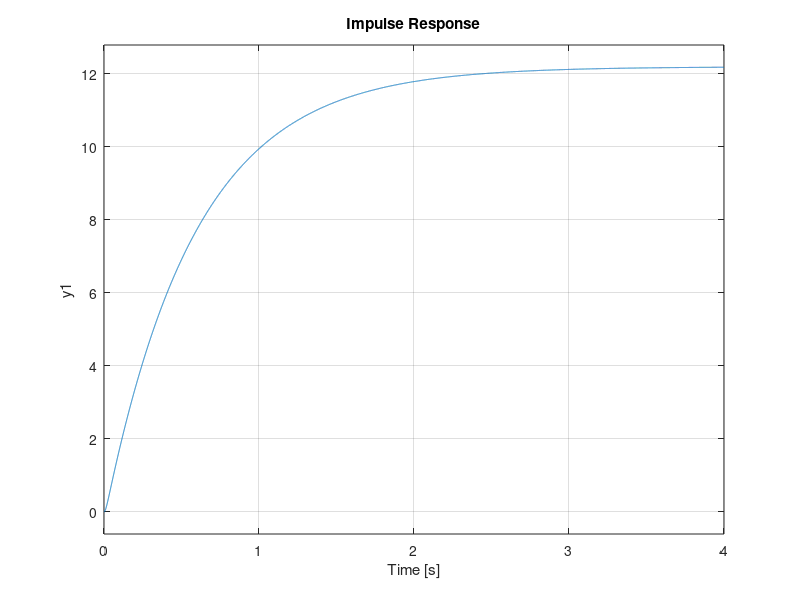
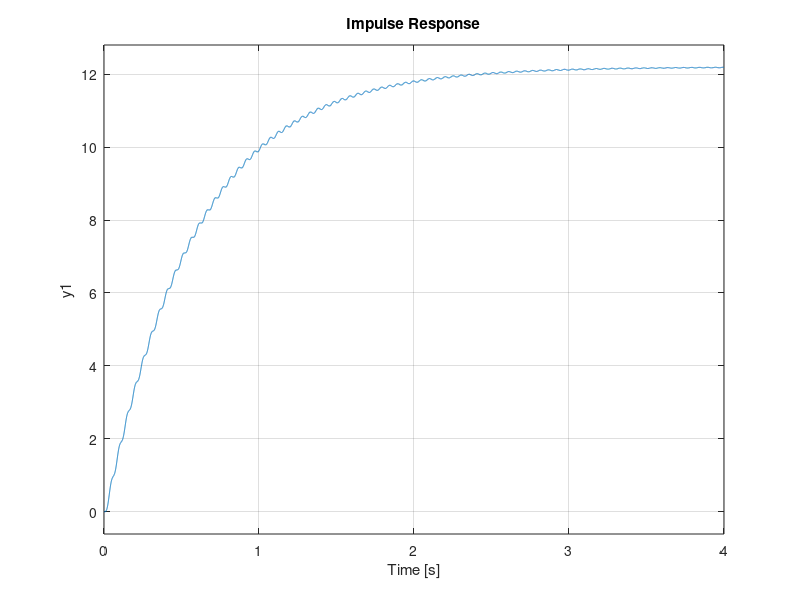

MATLAB code to generate these figures, in order: (Note: this script raises an error after producing the figures.)
%%
clc
clear all
close all
 
B_moteur = 0.01;
J_moteur = 0.02;
K_b = 0.5;
K_i = 0.5;
T = 0.01;
K = 100;
J_load = 1;
B_load = 1;
La = 0.008;
Ra = 8;
N = 0.1;
Kp = 0.318;
 
 
% x1 = tetaL, x2 = wL, x3 = ia, x4 = ea
% u = tetaD
A = [0 1 0 0;
     0 -((B_moteur/N) + N*B_load)/((J_moteur/N) + N*J_load) K_i/((J_moteur/N) + N*J_load) 0;
     0 -K_b/(La*N) -Ra/La 1/La;
     0 0 0 -1/T];
B = [0;
     0;
     0;
     (K/T)];
% y = tetaL
C = [1 0 0 0];
D = 0;
 
sys = ss(A, B, C, D);
 
H = tf(sys)
 
figure
impulse(H)
%% mou
Kl = 10000

A = [0                  1               0               0       0               0;
     -Kl/J_load         -B_load/J_load  0               0       N*Kl/J_load     0;
     0                  0               -Ra/La          1/La    0               -K_b/La;
     0                  0               0               -1/T    0               0;
     0                  0               0               0       0               1;
     N*Kl/(J_moteur)    0               K_i/J_moteur    0       -Kl*N^2/J_moteur    -B_moteur/J_moteur];
B = [0;
     0;
     0;
     (K/T);
     0;
     0];
% y = tetaL
C = [1 0 0 0 0 0];
D = 0;
 
sys = ss(A, B, C, D);
 
H = tf(sys)
 
figure
impulse(H)


%% separation en 4 x 1 ordre
[B,A] = tfdata(H,'v')
[r,p,k] = residue(B,A)
integrator = tf(1,[1 0])
 
 
h1 = tf(r(1),[1 -p(1)])
h2 = tf(r(2),[1 -p(2)])
h3 = tf(r(3),[1 -p(3)])
h4 = tf(r(4),[1 -p(4)])
G = h1*h2*h3*h4
dcG = dcgain(G/integrator)
dcH = dcgain(H/integrator)
GAIN = dcH/dcG
figure()
hold on
% impulse(h1)
% impulse(h2)
% impulse(h3)
% impulse(h4)
[b1,a1] = residue([r(1) r(3) r(4)],[p(1) p(3) p(4)],[]);
impulse(tf(b1,a1));
[b2,a2] = residue([r(3) r(4)], [p(3) p(4)],[]);
impulse(tf(b2,a2));
[b3,a3] = residue([r(4)], [p(4)],[]);
impulse(tf(b3,a3));
impulse(H);
impulse(G*GAIN);
legend('1','2','3','4','H','G')
 
%% reponse a la consigne
 
rep = Kp*H/(Kp*H + 1)
 
figure()
% impulse(rep)
step(rep)
 
 
%% identification du moteur
% x = [-diff(vitesse)./diff(t),tension(1:end-1)]
% rep = pinv(x)*vitesse(1:end-1)
% T_calc = rep(1)
% K_calc = rep(2)
% 
% h = tf(K_calc,[T_calc 1])
% step(h)
E = 8;
tm = 0.52;
Ia = 1.09;
 
ra = E/Ia;
ki = tm/Ia;
kb = ki;
 
syms jm bm;
eq1 = (ki/ra)/(bm + ki*kb/ra) == K_calc;
bm = double(solve(eq1))
eq2 = (jm)/(bm + ki*kb/ra) == T_calc;
jm = double(solve(eq2))
 
%% toute la fonction de transfert
 
G0 = tf(K/T,[1 1/T]);
G1 = tf(1,[La Ra]);
G2 = tf((K_i/((J_moteur/N) + N*J_load)),[1 ((B_moteur/N) + N*B_load)/((J_moteur/N) + N*J_load)]);
G3 = -1/N * K_b;
G4 = tf(1,[1 0]);
 
M  = G0*G1*G2*G4/(1-G1*G2*G3)
% Reduction d'ordre
M_ord3  = G0*G2*G4/(1-G2*G3)
M_ord2  = G2*G4/(1-G2*G3)
m  = minreal(M)
figure()
impulse(M)
hold on
impulse(M_ord3)
impulse(M_ord2*80)
% impulse(G1)
% impulse(G2)
% impulse(G4)
legend('M','ord3','ord2')
%% reponse en boucle ferme

